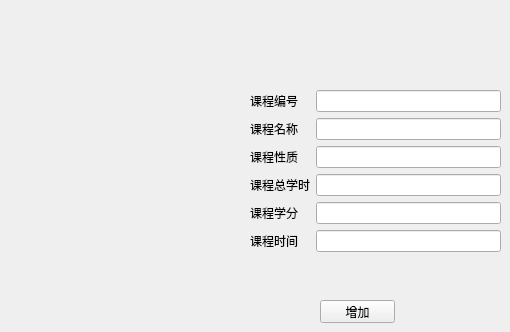
          <widget class="QWidget" name="tab_31">
           <attribute name="title">
            <string>增加课程信息</string>
           </attribute>
           <widget class="QWidget" name="formLayoutWidget_22">
            <property name="geometry">
             <rect>
              <x>250</x>
              <y>90</y>
              <width>251</width>
              <height>181</height>
             </rect>
            </property>
            <layout class="QFormLayout" name="formLayout_26">
             <item row="0" column="0">
              <widget class="QLabel" name="label_94">
               <property name="text">
                <string>课程编号</string>
               </property>
              </widget>
             </item>
             <item row="0" column="1">
              <widget class="QLineEdit" name="zjbh"/>
             </item>
             <item row="1" column="0">
              <widget class="QLabel" name="label_95">
               <property name="text">
                <string>课程名称</string>
               </property>
              </widget>
             </item>
             <item row="1" column="1">
              <widget class="QLineEdit" name="zjmc"/>
             </item>
             <item row="2" column="0">
              <widget class="QLabel" name="label_96">
               <property name="text">
                <string>课程性质</string>
               </property>
              </widget>
             </item>
             <item row="2" column="1">
              <widget class="QLineEdit" name="zjxz"/>
             </item>
             <item row="3" column="0">
              <widget class="QLabel" name="label_97">
               <property name="text">
                <string>课程总学时</string>
               </property>
              </widget>
             </item>
             <item row="3" column="1">
              <widget class="QLineEdit" name="zjzxs"/>
             </item>
             <item row="4" column="0">
              <widget class="QLabel" name="label_98">
               <property name="text">
                <string>课程学分</string>
               </property>
              </widget>
             </item>
             <item row="4" column="1">
              <widget class="QLineEdit" name="zjxf"/>
             </item>
             <item row="5" column="0">
              <widget class="QLabel" name="label_99">
               <property name="text">
                <string>课程时间</string>
               </property>
              </widget>
             </item>
             <item row="5" column="1">
              <widget class="QLineEdit" name="zjsj"/>
             </item>
            </layout>
           </widget>
           <widget class="QPushButton" name="pushButton_59">
            <property name="geometry">
             <rect>
              <x>320</x>
              <y>300</y>
              <width>75</width>
              <height>23</height>
             </rect>
            </property>
            <property name="text">
             <string>增加</string>
            </property>
           </widget>
          </widget>
